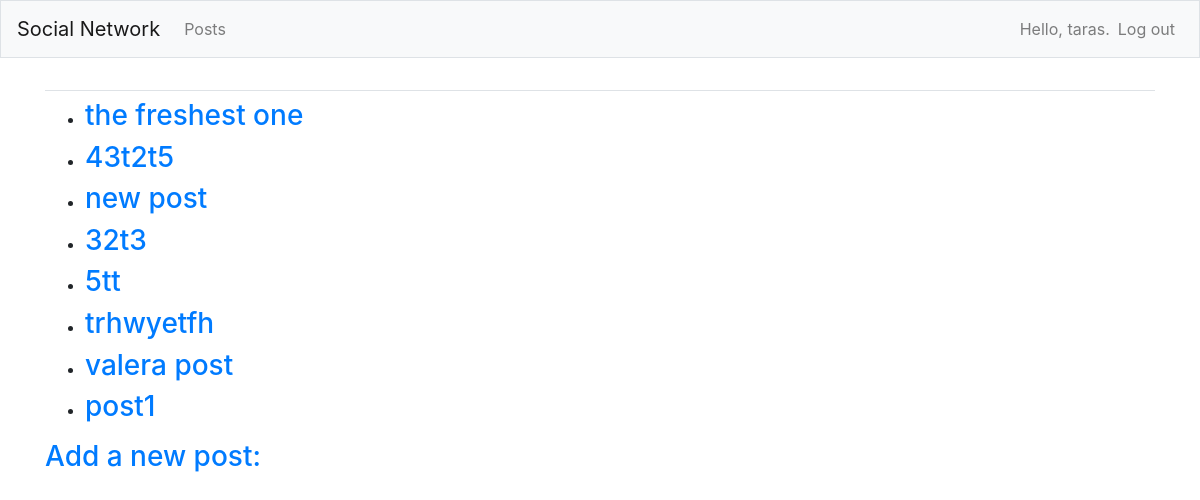
/posts/ (signed in), run on an earlier commit of the app's database.
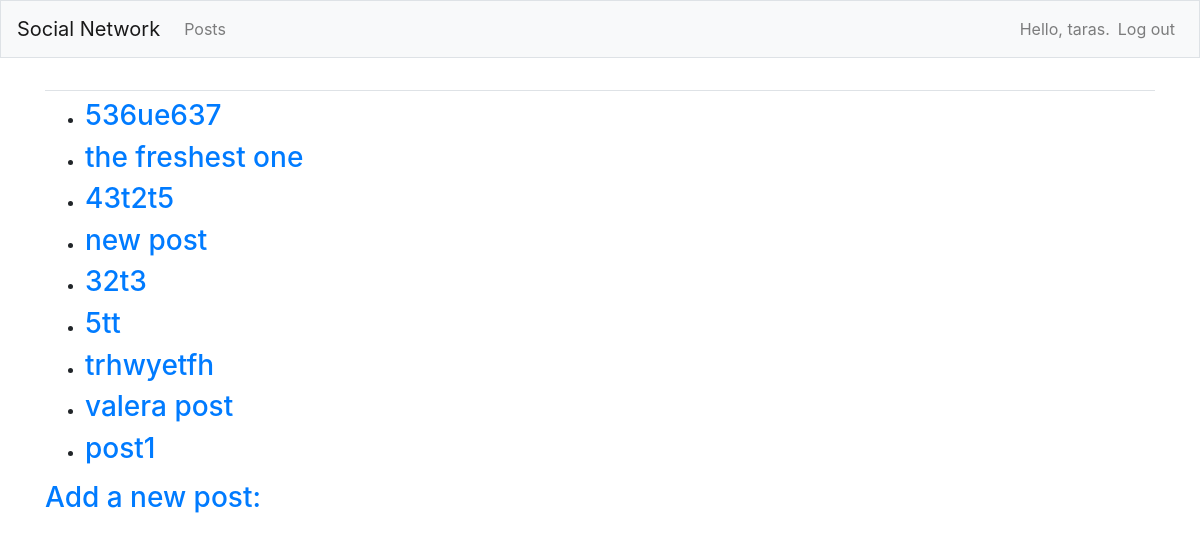
And on a later commit of the database.
### feed/models.py (models this page shows, shortened)
class Post(models.Model):
    title = models.CharField(max_length=100, null=False, blank=False)
    image = models.ImageField(upload_to=upload_location)
    text = models.CharField(max_length=2000, null=False, blank=False)
    publication_date = models.DateTimeField(auto_now=True, verbose_name="Publication Date")
    author = models.ForeignKey(User, on_delete=models.CASCADE)
    likes = models.ManyToManyField(User, related_name='likes', blank=True)

### feed/views.py (the view)
# urls.py: path(r'posts/', views.posts, name='posts'),
@login_required(login_url='users:login')
def posts(request):
    posts = Post.objects.order_by('-publication_date')
    context = {'posts': posts}
    return render(request, 'feed/posts.html', context)

### feed/templates/feed/posts.html (shortened to what this page needs)
{% extends "feed/base.html" %}
{% block content %}
  <ul>
    {% for post in posts %}
      <li>
        <h3>
          <a href="{% url 'feed:post' post.id %}">{{ post.title }}</a>
        </h3>
      </li>
    {% empty %}
      <li>No posts have been added yet.</li>
    {% endfor %}
  </ul>
  <h3><a href="{% url 'feed:new_post' %}">Add a new post:</a></h3>
{% endblock content %}

### feed/templates/feed/base.html (shortened to what this page needs)
{% load bootstrap4 %}
<html lang="en">
  <head>
    {% bootstrap_css %}
  </head>
  <body>
    <nav class="navbar navbar-expand-md navbar-light bg-light mb-4 border">
      <a class="navbar-brand" href="{% url 'feed:index'%}">
        Social Network</a>
      <div class="collapse navbar-collapse" id="navbarCollapse">
        <ul class="navbar-nav mr-auto">
          <li class="nav-item">
            <a class="nav-link" href="{% url 'feed:posts'%}">
              Posts</a></li>
        </ul>
        <ul class="navbar-nav ml-auto">
          {% if user.is_authenticated %}
          <li class="nav-item">
          <span class="navbar-text">Hello, {{ user.username }}.</span>
          </li>
          <li class="nav-item">
          <a class="nav-link" href="{% url 'users:logout' %}">Log out</a>
          </li>
          {% else %}
          <li class="nav-item">
          <a class="nav-link" href="{% url 'users:register' %}">Sign up</a>
          </li>
          <li class="nav-item">
          <a class="nav-link" href="{% url 'users:login' %}">Log in</a></li>
          {% endif %}
          </ul>
      </div>
</nav>
    <main role="main" class="container">
<div class="pb-2 mb-2 border-bottom">
</div>
<div>
{% block content %}{% endblock content %}
</div>
</main>
</body>
</html>

What changed in the data, as far as the page shows it:
added Post: title "536ue637"
